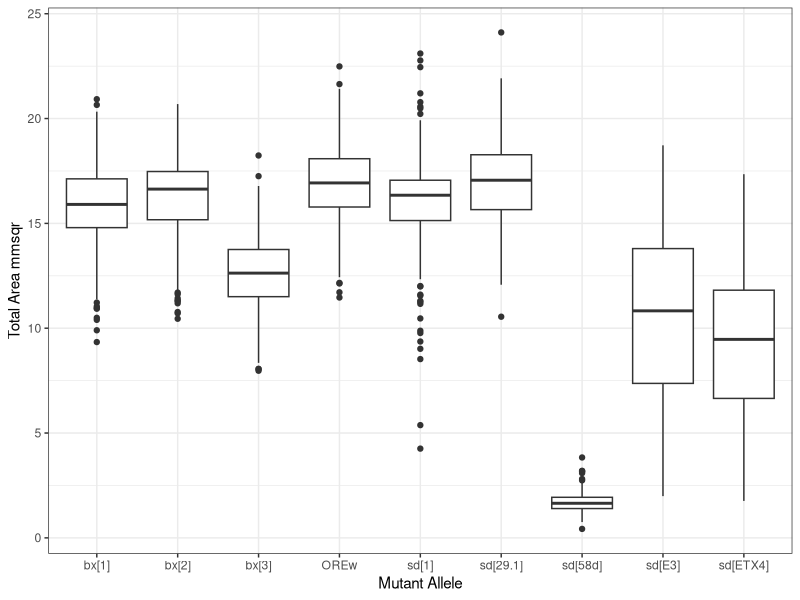
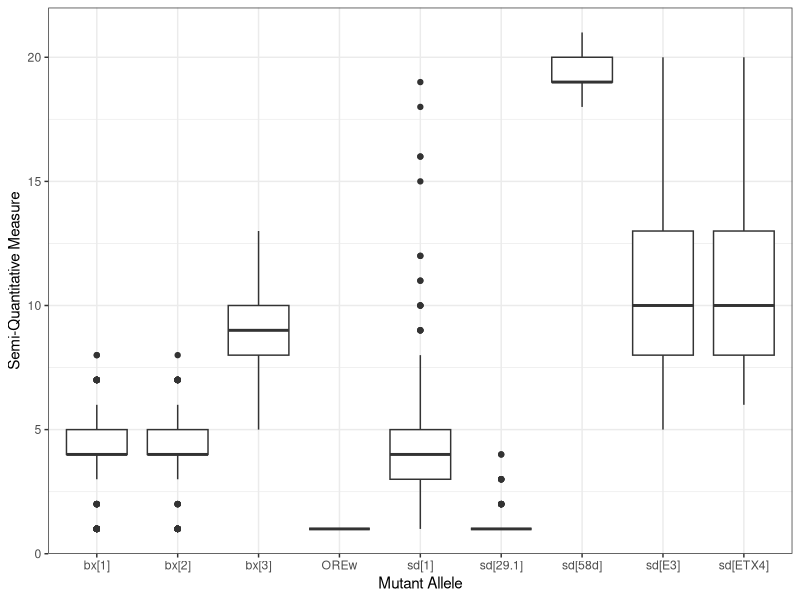
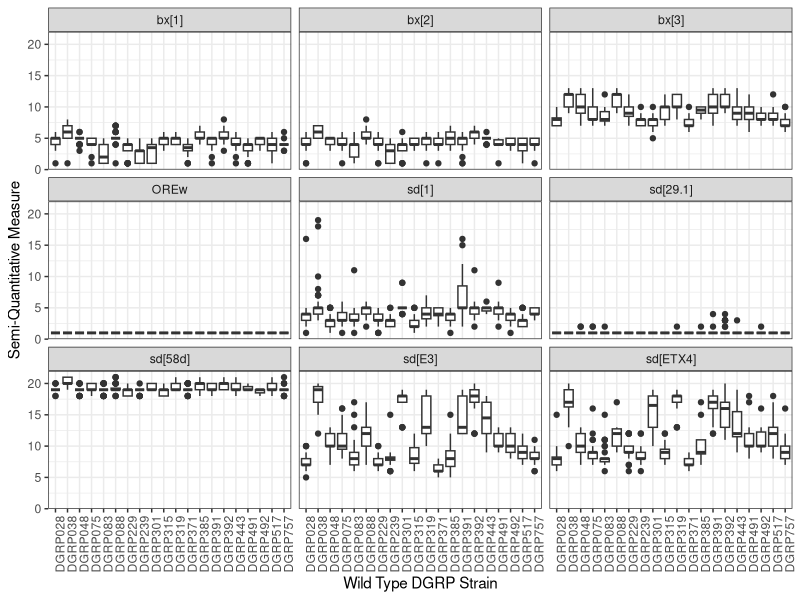
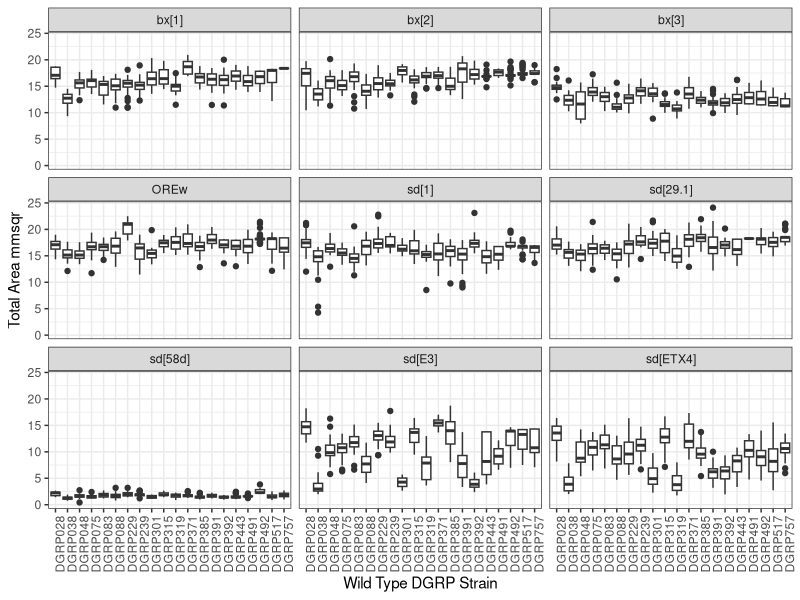

R code for these plots, in order:
# Code made in R-4.0.3
# Please read README.md for more information

library(tidyverse)
theme_set(theme_bw())

# create a wing_table
Wing_Table <- read_csv("NEW_CD_DGRP_Subset_Data_2019_V2.csv")

#convert total area in pixels to total area in mmsqr
px.mmsqr_conversion <- 0.00005375
Wing_Table_mmsqr <- Wing_Table %>%
  mutate(
    TA_mmsqr = TotalArea.px * px.mmsqr_conversion,
    TotalArea.px = NULL
  )

# box plot comparing mutant phenotypes effect on Total Area 
# regardless of genetic backgrounds
BP_mutant_TA <- ggplot(Wing_Table_mmsqr, aes(y=TA_mmsqr, x=Allele_1)) + 
  geom_boxplot() +
  labs(x="Mutant Allele", y="Total Area mmsqr")
print(BP_mutant_TA)

# box plot comparing mutant phenotypic effect on SQ measurement
# regardless of genetic background
BP_mutant_SQ <- ggplot(Wing_Table_mmsqr, aes(y=SQ_Measure, x=Allele_1)) + 
  geom_boxplot() +
  labs(x="Mutant Allele", y="Semi-Quantitative Measure")
print(BP_mutant_SQ)

BPBG_mutant_SQ <- ggplot(Wing_Table_mmsqr, aes(y=SQ_Measure, x=WT_Background)) +
  geom_boxplot() + 
  facet_wrap(~Allele_1) + 
  labs(x= "Wild Type DGRP Strain", y="Semi-Quantitative Measure") +
  scale_color_brewer(palette="Set2")

BPBG_mutant_SQ_vertlabels <- BPBG_mutant_SQ+theme(axis.text.x=element_text(angle=90))
print(BPBG_mutant_SQ_vertlabels)
#Box plots comparing the SQ measure of mutant phenotypes within each genetic background 


BPBG_mutant_TA <- ggplot(Wing_Table_mmsqr, aes(y=TA_mmsqr, x=WT_Background)) +
  geom_boxplot() + 
  facet_wrap(~Allele_1) + 
  labs(x= "Wild Type DGRP Strain", y="Total Area mmsqr") +
  scale_colour_brewer(palette="Set1")


BPBG_mutant_TA_vertlabels <- BPBG_mutant_TA+theme(axis.text.x=element_text(angle=90))
print(BPBG_mutant_TA_vertlabels)
#Box plots comparing the total area of mutant phenotypes within each genetic background 

